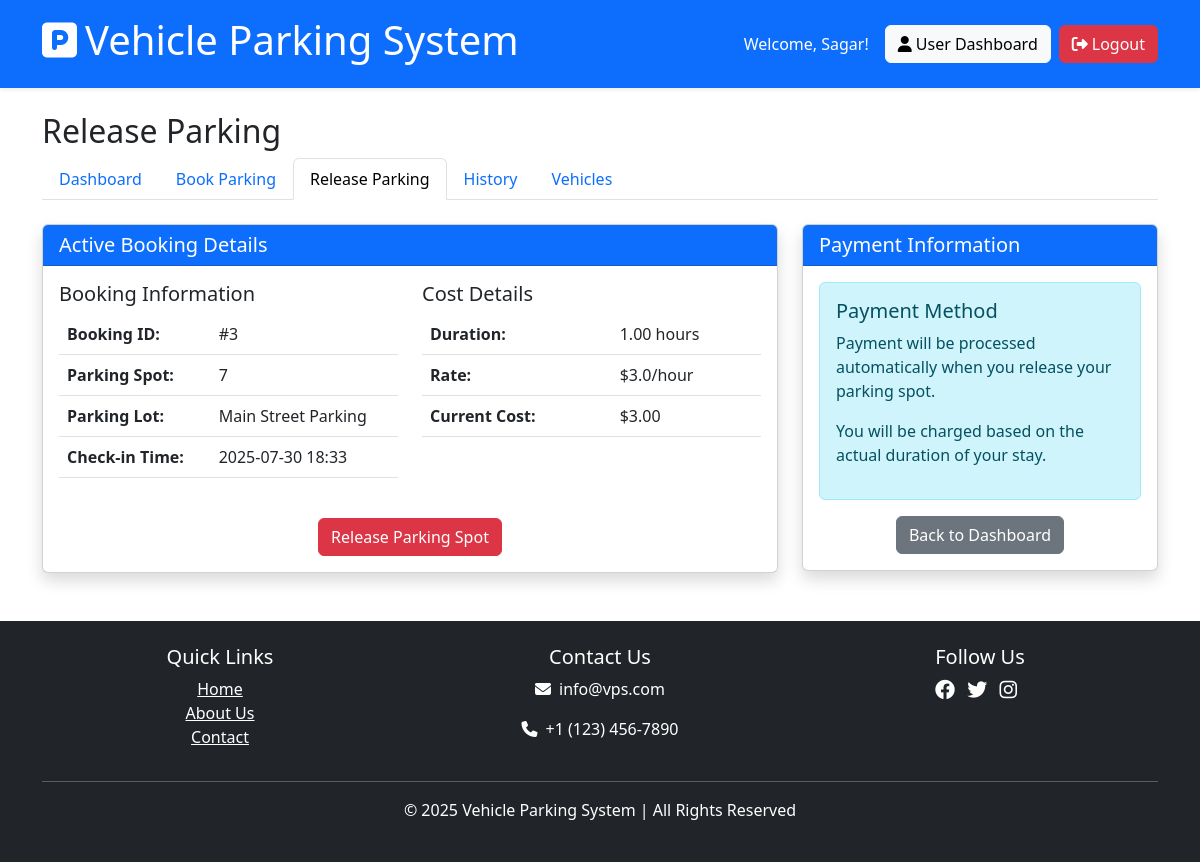
/user/release_parking (signed in), run on the app's committed database.
### models/user.py (models this page shows, shortened)
class User(db.Model, UserMixin):
    id = db.Column(db.Integer, primary_key=True)
    username = db.Column(db.String(100), unique=True, nullable=False)
    email = db.Column(db.String(120), unique=True, nullable=False)
    password_hash = db.Column(db.String(200), nullable=False)
    first_name = db.Column(db.String(50))
    last_name = db.Column(db.String(50))
    phone = db.Column(db.String(20))
    registered_on = db.Column(db.DateTime, default=lambda: datetime.now(timezone.utc))
    bookings = db.relationship('Booking', backref='user', lazy=True, cascade="all, delete-orphan")
    vehicles = db.relationship('Vehicle', backref='owner', lazy=True, cascade="all, delete-orphan")
    @property
    def password(self):
        raise AttributeError('password is not a readable attribute')

### models/booking.py (models this page shows, shortened)
class Booking(db.Model):
    id = db.Column(db.Integer, primary_key=True)
    user_id = db.Column(db.Integer, db.ForeignKey('user.id'), nullable=False)
    parking_spot_id = db.Column(db.Integer, db.ForeignKey('parking_spot.id'), nullable=False)
    vehicle_id = db.Column(db.Integer, db.ForeignKey('vehicle.id'), nullable=True)  # Added foreign key to vehicle
    vehicle_reg = db.Column(db.String(20), nullable=True)  # Kept for backward compatibility
    parking_timestamp = db.Column(db.DateTime, default=lambda: datetime.now(timezone.utc))
    leaving_timestamp = db.Column(db.DateTime, nullable=True)
    total_cost = db.Column(db.Float, nullable=True)
    booking_status = db.Column(db.String(20), default='active')  # active, completed, cancelled
    created_on = db.Column(db.DateTime, default=lambda: datetime.now(timezone.utc))
    start_time = db.Column(db.DateTime, nullable=True)
    end_time = db.Column(db.DateTime, nullable=True)

### models/parking_spot.py (models this page shows, shortened)
class ParkingSpot(db.Model):
    id = db.Column(db.Integer, primary_key=True)
    spot_id = db.Column(db.String(50), nullable=False, unique=True)
    spot_number = db.Column(db.Integer, nullable=False)  # New: store the spot number as integer
    parking_lot_id = db.Column(db.Integer, db.ForeignKey('parking_lot.id'), nullable=False)
    is_available = db.Column(db.Boolean, default=True)
    spot_type = db.Column(db.String(50), default='standard')  # standard, disabled, electric, etc.
    created_on = db.Column(db.DateTime, default=lambda: datetime.now(timezone.utc))
    bookings = db.relationship('Booking', backref='spot', lazy=True, cascade="all, delete-orphan")
    @property
    def lot_id(self):
        return self.parking_lot_id

### models/parking_lot.py (models this page shows, shortened)
class ParkingLot(db.Model):
    id = db.Column(db.Integer, primary_key=True)
    name = db.Column(db.String(100), nullable=False)
    address = db.Column(db.String(200), nullable=False)
    pin_code = db.Column(db.String(20), nullable=False)
    postcode_level = db.Column(db.String(50))
    available_spots = db.Column(db.Integer, default=0)
    created_on = db.Column(db.DateTime, default=lambda: datetime.now(timezone.utc))
    price = db.Column(db.Float, default=2.50, nullable=False)
    total_spots = db.Column(db.Integer, default=0, nullable=False)
    parking_spots = db.relationship('ParkingSpot', backref='parking_lot', lazy=True, cascade="all, delete-orphan")
    @property
    def prime_location_name(self):
        """Alias for name"""
        return self.name

### routes/user_routes.py (the view, shortened to what this page needs)
@user_bp.route('/release_parking', methods=['GET', 'POST'])
@login_required
@user_required
def release_parking():
    booking = Booking.query.filter_by(
        user_id=current_user.id,
        booking_status='active'
    ).first()
    if not booking:
        flash('You do not have any active parking to release.', 'warning')
        return redirect(url_for('user.dashboard'))
    spot = ParkingSpot.query.get(booking.parking_spot_id)
    lot = None
    if spot:
        lot = ParkingLot.query.get(spot.lot_id)
    parking_time = booking.parking_timestamp
    if parking_time.tzinfo is None or parking_time.tzinfo.utcoffset(parking_time) is None:
        parking_time = parking_time.replace(tzinfo=timezone.utc)
    now_utc = datetime.now(timezone.utc)
    current_duration = (now_utc - parking_time).total_seconds() / 3600
    current_cost = 0
    if lot:
        current_cost = current_duration * lot.price
    return render_template('user/release_parking.html',
                          booking=booking,
                          spot=spot,
                          lot=lot,
                          current_duration=current_duration,
                          current_cost=current_cost)

### extensions.py (called while the page is built)
@login_manager.user_loader
def load_user(user_id):
    from models.admin import Admin
    from models.user import User
    admin = Admin.query.get(int(user_id))
    if admin:
        return admin
    return User.query.get(int(user_id))

### routes/user_routes.py (called while the page is built)
def user_required(f):
    from functools import wraps
    @wraps(f)
    def decorated_function(*args, **kwargs):
        from models.admin import Admin
        if isinstance(current_user, Admin):
            flash('This feature is only for regular users.', 'danger')
            return redirect(url_for('admin.dashboard'))
        return f(*args, **kwargs)
    return decorated_function

### templates/user/release_parking.html (shortened to what this page needs)
{% extends 'shared/base.html' %}
{% block content %}
<div class="row mb-4">
    <div class="col-12">
        <h2>Release Parking</h2>
        <nav>
            <div class="nav nav-tabs" id="nav-tab" role="tablist">
                <a class="nav-link" href="{{ url_for('user.dashboard') }}">Dashboard</a>
                <a class="nav-link" href="{{ url_for('user.book_parking') }}">Book Parking</a>
                <a class="nav-link active" href="{{ url_for('user.release_parking') }}">Release Parking</a>
                <a class="nav-link" href="{{ url_for('user.history') }}">History</a>
                <a class="nav-link" href="{{ url_for('user.vehicles') }}">Vehicles</a>
            </div>
        </nav>
    </div>
</div>
<div class="row">
    <div class="col-md-8">
        <div class="card shadow">
            <div class="card-header bg-primary text-white">
                <h5 class="card-title mb-0">Active Booking Details</h5>
            </div>
            <div class="card-body">
                {% if booking %}
                <div class="row">
                    <div class="col-md-6">
                        <h5>Booking Information</h5>
                        <table class="table">
                            <tr>
                                <th>Booking ID:</th>
                                <td>#{{ booking.id }}</td>
                            </tr>
                            <tr>
                                <th>Parking Spot:</th>
                                <td>{{ spot.spot_number }}</td>
                            </tr>
                            <tr>
                                <th>Parking Lot:</th>
                                <td>{{ lot.name }}</td>
                            </tr>
                            <tr>
                                <th>Check-in Time:</th>
                                <td>{{ booking.parking_timestamp.strftime('%Y-%m-%d %H:%M') }}</td>
                            </tr>
                        </table>
                    </div>
                    <div class="col-md-6">
                        <h5>Cost Details</h5>
                        <table class="table">
                            <tr>
                                <th>Duration:</th>
                                <td>{{ '%0.2f'|format(current_duration) }} hours</td>
                            </tr>
                            <tr>
                                <th>Rate:</th>
                                <td>${{ lot.price }}/hour</td>
                            </tr>
                            <tr>
                                <th>Current Cost:</th>
                                <td>${{ '%0.2f'|format(current_cost) }}</td>
                            </tr>
                        </table>
                    </div>
                </div>
                <div class="row mt-4">
                    <div class="col-12 text-center">
                        <form method="POST" action="{{ url_for('user.release_parking') }}" onsubmit="return confirm('Are you sure you want to release this parking spot?');">
                            <button type="submit" class="btn btn-danger">Release Parking Spot</button>
                        </form>
                    </div>
                </div>
                {% else %}
                <div class="alert alert-info">
                    <p>You don't have any active parking to release.</p>
                    <a href="{{ url_for('user.book_parking') }}" class="btn btn-primary mt-2">Book Parking</a>
                </div>
                {% endif %}
            </div>
        </div>
    </div>
    <div class="col-md-4">
        <div class="card shadow">
            <div class="card-header bg-primary text-white">
                <h5 class="card-title mb-0">Payment Information</h5>
            </div>
            <div class="card-body">
                <div class="alert alert-info">
                    <h5>Payment Method</h5>
                    <p>Payment will be processed automatically when you release your parking spot.</p>
                    <p>You will be charged based on the actual duration of your stay.</p>
                </div>
                <div class="text-center mt-3">
                    <a href="{{ url_for('user.dashboard') }}" class="btn btn-secondary">Back to Dashboard</a>
                </div>
            </div>
        </div>
    </div>
</div>
{% endblock %}

### templates/shared/base.html (shortened to what this page needs)
<!DOCTYPE html>
<html lang="en">
<head>
    <link rel="stylesheet" href="{{ url_for('static', filename='css/style.css') }}">
    <link href="https://cdn.jsdelivr.net/npm/bootstrap@5.3.0/dist/css/bootstrap.min.css" rel="stylesheet">
    <link rel="stylesheet" href="https://cdnjs.cloudflare.com/ajax/libs/font-awesome/6.4.0/css/all.min.css">
</head>
<body class="d-flex flex-column min-vh-100">
    <header class="bg-primary text-white p-3 shadow-sm">
        <div class="container">
            <div class="d-flex justify-content-between align-items-center">
                <a href="{{ url_for('main.index') }}" class="text-white text-decoration-none">
                    <h1><i class="fas fa-parking me-2"></i>Vehicle Parking System</h1>
                </a>
                <nav class="navbar-nav d-flex flex-row">
                    {% if current_user.is_authenticated %}
                        <div class="d-flex align-items-center">
                            <span class="me-3">Welcome, {{ current_user.username }}!</span>
                            {% if current_user.is_admin %}
                                <a href="{{ url_for('admin.dashboard') }}" class="btn btn-light me-2">
                                    <i class="fas fa-tachometer-alt me-1"></i>Admin Dashboard
                                </a>
                            {% else %}
                                <a href="{{ url_for('user.dashboard') }}" class="btn btn-light me-2">
                                    <i class="fas fa-user me-1"></i>User Dashboard
                                </a>
                            {% endif %}
                            <a href="{{ url_for('auth.logout') }}" class="btn btn-danger">
                                <i class="fas fa-sign-out-alt me-1"></i>Logout
                            </a>
                        </div>
                    {% endif %}
                </nav>
            </div>
        </div>
    </header>
    <main class="flex-grow-1">
        <div class="container mt-4">
            {% block content %}{% endblock %}
        </div>
    </main>
    <footer class="mt-5 p-4 bg-dark text-white text-center">
        <div class="container">
            <div class="row">
                <div class="col-md-4">
                    <h5>Quick Links</h5>
                    <ul class="list-unstyled">
                        <li><a href="{{ url_for('main.index') }}" class="text-white">Home</a></li>
                        <li><a href="{{ url_for('main.about') }}" class="text-white">About Us</a></li>
                        <li><a href="{{ url_for('main.contact') }}" class="text-white">Contact</a></li>
                    </ul>
                </div>
                <div class="col-md-4">
                    <h5>Contact Us</h5>
                    <p><i class="fas fa-envelope me-2"></i>info@vps.com</p>
                    <p><i class="fas fa-phone me-2"></i>+1 (123) 456-7890</p>
                </div>
                <div class="col-md-4">
                    <h5>Follow Us</h5>
                    <div class="social-icons">
                        <a href="#" class="text-white me-2"><i class="fab fa-facebook fa-lg"></i></a>
                        <a href="#" class="text-white me-2"><i class="fab fa-twitter fa-lg"></i></a>
                        <a href="#" class="text-white me-2"><i class="fab fa-instagram fa-lg"></i></a>
                    </div>
                </div>
            </div>
            <hr class="my-3">
            <p>&copy; 2025 Vehicle Parking System | All Rights Reserved</p>
        </div>
    </footer>
</body>
</html>

### data on the page
User: username "Sagar"
Booking: id "3", parking_timestamp "2025-07-30 18:33"
ParkingSpot: spot_number "7"
ParkingLot: name "Main Street Parking", price "3.0"

### other printed values
{{ '%0.2f'|format(current_duration) }} "1.00"
{{ '%0.2f'|format(current_cost) }} "3.00"
